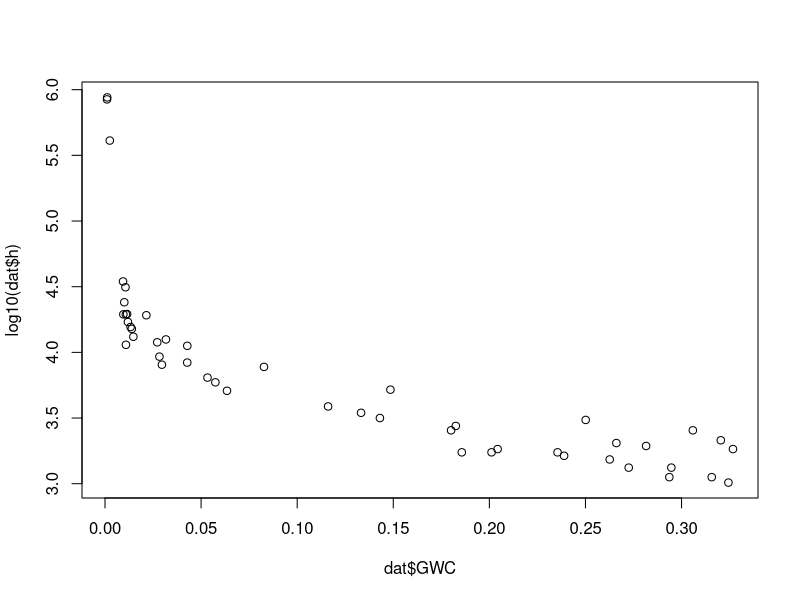
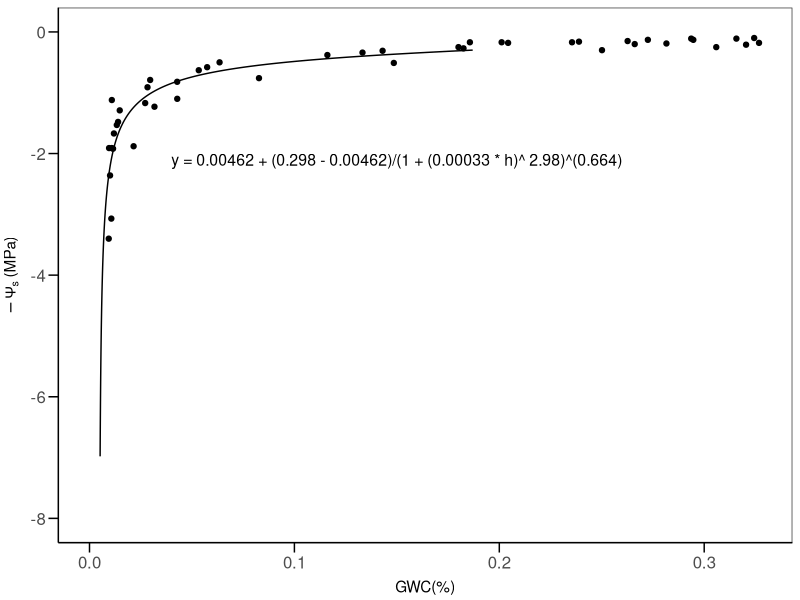

These charts were generated, in order, by the following R code:
library(minpack.lm)
library(ggplot2)
library(ggsignif)
library(gridExtra)
library(cowplot)
setwd("C:/Users/belov/Desktop/Ecophys PhD/Whole Plant Conductance (Ch.1)/Retention curve")
dat <- read.csv('VanGenuchten.csv')
dat$NegMPa <- -dat$MPa
dat$h <- - 10197.44 * dat$MPa
mod.fit <- nlsLM(GWC ~ theta_r + (theta_s - theta_r) / (1 + (alpha * h) ^ n) ^ (1 - 1/n),
                 data = dat,
                 start = list(theta_s = 0.28, theta_r = 0.005, alpha = 0.05, n = 2.8),
                 control = nls.lm.control(maxiter = 200))
dat$GWC.pred <- predict(mod.fit)
plot(dat$GWC, log10(dat$h))
coef <- as.matrix(coef(mod.fit), nrow = 2, ncol = 2)
theta_s <- coef[1]
theta_r <- coef[2]
alpha <- coef[3]
n <- coef[4]
m <- 1 - (1/n)

setwd("C:/Users/belov/Desktop/Ecophys PhD/Whole Plant Conductance 2019")
trans <- read.csv('Compiled_hourly_transpiration_WP_weather_data.csv')
trans.day <- subset(trans, Hour > 7 & Hour < 17)

figS4 <- ggplot(data = dat, aes(x = GWC, y = MPa)) +
  geom_point() +
  geom_line(data = trans.day, aes(x = gwc, y = WP)) +
  labs(x = 'GWC(%)', 
       y =  expression(paste(-Psi[s],' (MPa)'))) +
  ylim(-8, 0) +
  theme_bw() +
  annotate("text", x = 0.15, y = -2.1, label = "y = 0.00462 + (0.298 - 0.00462)/(1 + (0.00033 * h)^ 2.98)^(0.664)", 
           parse = FALSE, size = 4) +
  theme(panel.grid.major = element_blank(),
        panel.grid.minor = element_blank(),
        strip.background = element_blank(),
        axis.title.y = element_text(angle=90, vjust = 2, size = rel(1)),
        axis.title.x = element_text(vjust = 0, size = rel(1)),
        axis.text = element_text(size = rel(1.1)),
        axis.line = element_line(colour="black"),
        axis.ticks = element_line(colour="black"),
        axis.ticks.length = unit(.25, "cm"),
        legend.title = element_text(size = rel(0.8)),
        legend.text = element_text(size = rel(0.8)))

setwd("C:/Users/belov/Desktop/Ecophys PhD/Whole Plant Conductance (Ch.1)/Retention curve")
plotpath <- file.path("C:/Users/belov/Desktop/Ecophys PhD/Whole Plant Conductance (Ch.1)/Retention curve")
pdf(file = plotpath)
figS4
dev.off()
